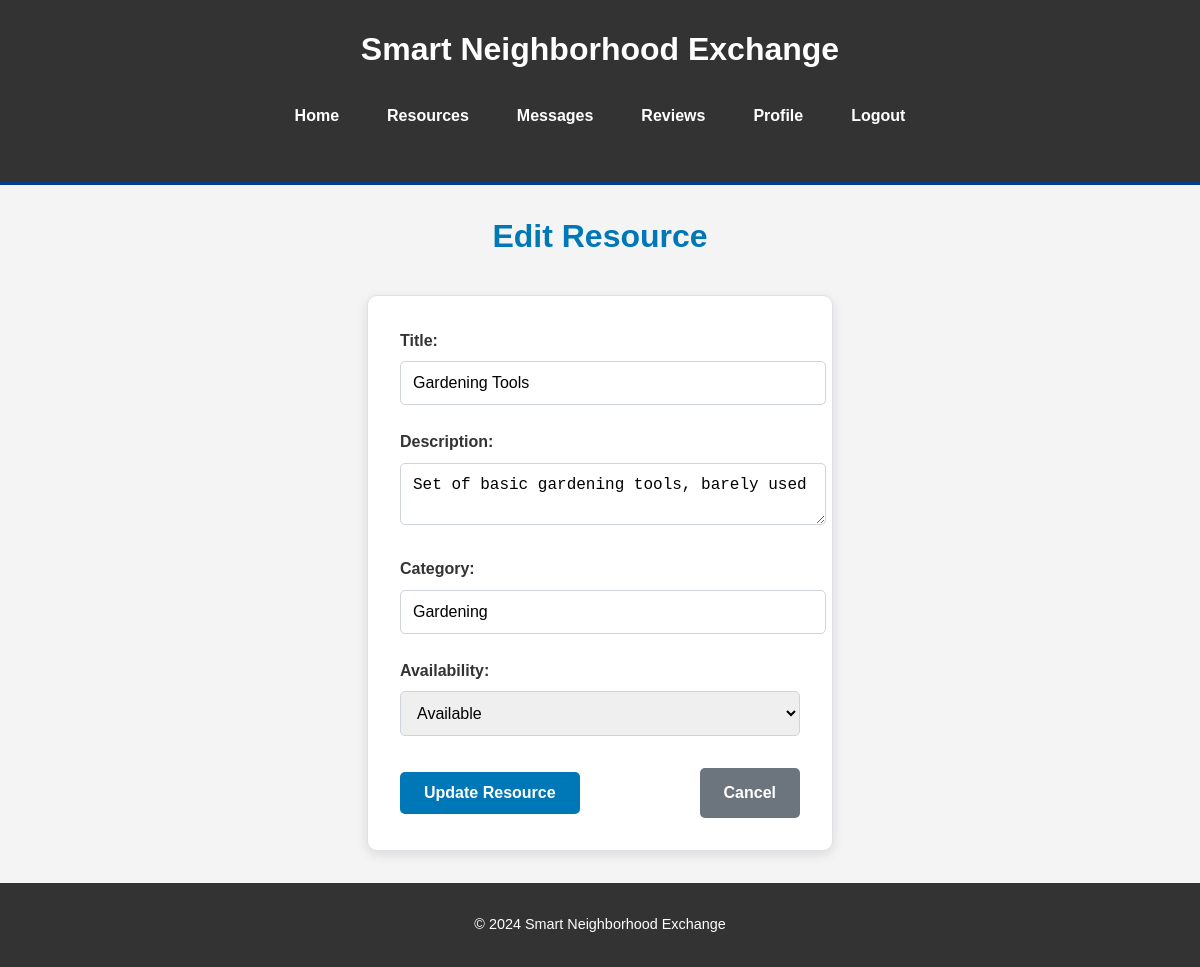
The page /edit_resource/2 (signed in) on the database its author committed.
### tables this page shows
CREATE TABLE Resources (
    resource_id INTEGER PRIMARY KEY AUTOINCREMENT,
    user_id INTEGER,
    title TEXT NOT NULL,
    description TEXT,
    images TEXT,
    category TEXT,
    availability TEXT,
    date_posted TEXT NOT NULL,
    FOREIGN KEY (user_id) REFERENCES Users(user_id)
);

### app.py (the view, shortened to what this page needs)
@app.route('/edit_resource/<int:resource_id>', methods=['GET', 'POST'])
def edit_resource(resource_id):
    conn = get_db_connection()
    resource = conn.execute('SELECT * FROM Resources WHERE resource_id = ? AND user_id = ?',
                            (resource_id, session['user_id'])).fetchone()
    if not resource:
        flash('Resource not found or you do not have permission to edit it.', 'error')
        return redirect(url_for('my_resources'))
    conn.close()
    return render_template('edit_resource.html', resource=resource)

### app.py (called while the page is built)
def get_db_connection():
    conn = sqlite3.connect('exchange.db')
    conn.row_factory = sqlite3.Row  # Allows accessing rows as dictionaries
    return conn

### templates/edit_resource.html (shortened to what this page needs)
{% extends 'layout.html' %}
{% block content_title %}
    <h2 class="centered-title">Edit Resource</h2>
{% endblock %}
{% block content %}
<div class="form-container">
    <form method="POST" action="{{ url_for('edit_resource', resource_id=resource['resource_id']) }}">
        <div class="form-group">
            <label for="title">Title:</label>
            <input type="text" name="title" value="{{ resource['title'] }}" required>
        </div>
        <div class="form-group">
            <label for="description">Description:</label>
            <textarea name="description">{{ resource['description'] }}</textarea>
        </div>
        <div class="form-group">
            <label for="category">Category:</label>
            <input type="text" name="category" value="{{ resource['category'] }}" required>
        </div>
        <div class="form-group">
            <label for="availability">Availability:</label>
            <select name="availability">
                <option value="available" {% if resource['availability'] == 'available' %}selected{% endif %}>
                    Available
                </option>
            </select>
        </div>
        <div class="form-actions">
            <input type="submit" value="Update Resource" class="button submit-button">
            <a href="{{ url_for('resources') }}" class="button cancel-button">Cancel</a>
        </div>
    </form>
</div>
{% endblock %}

### static/style.css (style rules this page uses)
body { font-family: Arial, sans-serif; color: #333; line-height: 1.6; background-color: #f4f4f4; margin: 0; }
.centered-title { text-align: center; font-size: 2rem; color: #0077b6; margin-bottom: 2rem; }
.button { padding: 0.5rem 1rem; text-decoration: none; border-radius: 5px; cursor: pointer; color: #fff; font-weight: bold; }
.centered-title { text-align: center; font-size: 2rem; color: #0077b6; margin-bottom: 1.5rem; }
.form-container { max-width: 600px; margin: 0 auto; background-color: #ffffff; padding: 2rem; border-radius: 10px; box-shadow: 0 4px 12px rgba(0, 0, 0, 0.1); border: 1px solid #dee2e6; }
.form-group { margin-bottom: 1.5rem; }
.form-group label { display: block; font-weight: bold; margin-bottom: 0.5rem; color: #333; }
.form-group input, .form-group textarea, .form-group select { width: 100%; padding: 0.75rem; font-size: 1rem; border-radius: 5px; border: 1px solid #ced4da; }
.form-actions { display: flex; justify-content: space-between; align-items: center; margin-top: 2rem; }
.form-actions .button { padding: 0.75rem 1.5rem; font-size: 1rem; font-weight: bold; border-radius: 5px; cursor: pointer; text-decoration: none; text-align: center; }
.submit-button { background-color: #0077b6; color: white; border: none; transition: background-color 0.3s; }
.cancel-button { background-color: #6c757d; color: white; border: none; transition: background-color 0.3s; }
.form-container { max-width: 400px; margin: 2rem auto; background-color: #ffffff; padding: 2rem; border-radius: 10px; box-shadow: 0 4px 12px rgba(0, 0, 0, 0.1); border: 1px solid #dee2e6; }
.form-group input { width: 100%; padding: 0.75rem; font-size: 1rem; border-radius: 5px; border: 1px solid #ced4da; }

### rows shown on the page
Resources: title "Gardening Tools", description "Set of basic gardening tools, barely used", category "Gardening", availability "Available"
